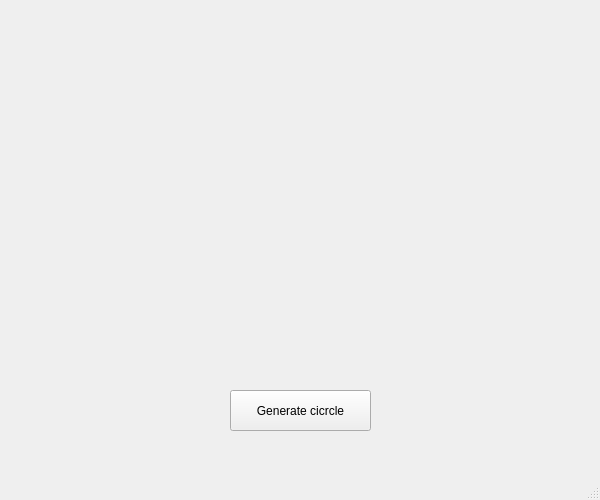
<?xml version="1.0" encoding="UTF-8"?>
<ui version="4.0">
 <class>MainWindow</class>
 <widget class="QMainWindow" name="MainWindow">
  <property name="geometry">
   <rect>
    <x>0</x>
    <y>0</y>
    <width>600</width>
    <height>500</height>
   </rect>
  </property>
  <property name="minimumSize">
   <size>
    <width>600</width>
    <height>500</height>
   </size>
  </property>
  <property name="maximumSize">
   <size>
    <width>600</width>
    <height>500</height>
   </size>
  </property>
  <property name="windowTitle">
   <string>MainWindow</string>
  </property>
  <widget class="QWidget" name="centralwidget">
   <widget class="QPushButton" name="pushButton">
    <property name="geometry">
     <rect>
      <x>230</x>
      <y>390</y>
      <width>141</width>
      <height>41</height>
     </rect>
    </property>
    <property name="text">
     <string>Generate cicrcle</string>
    </property>
   </widget>
  </widget>
  <widget class="QMenuBar" name="menubar">
   <property name="geometry">
    <rect>
     <x>0</x>
     <y>0</y>
     <width>600</width>
     <height>20</height>
    </rect>
   </property>
  </widget>
  <widget class="QStatusBar" name="statusbar"/>
 </widget>
 <resources/>
 <connections/>
</ui>
